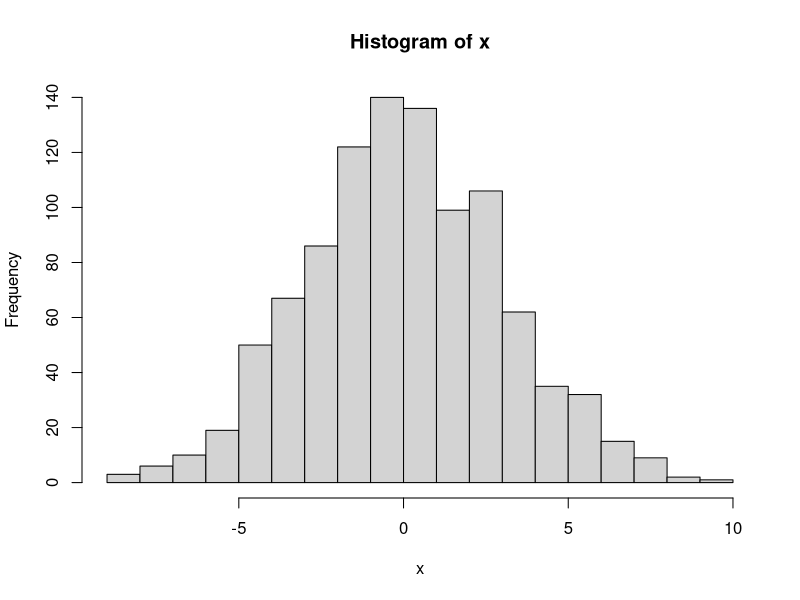
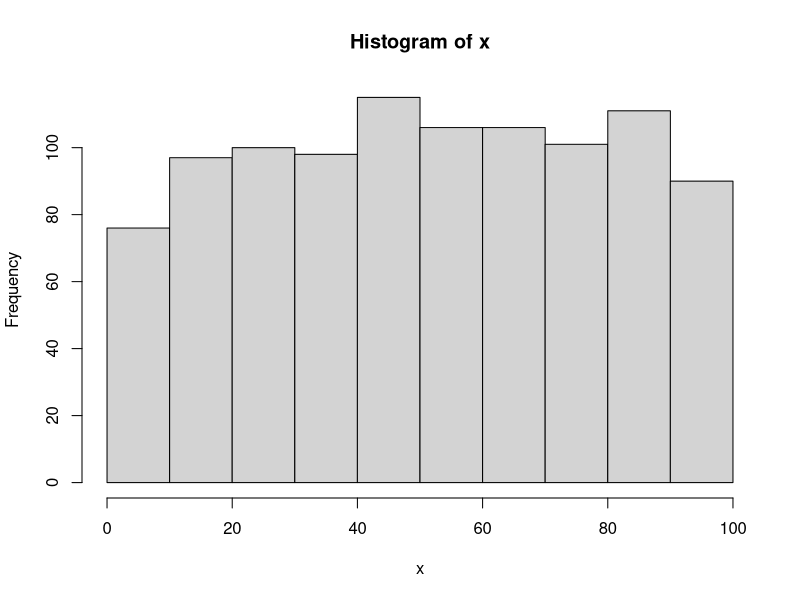
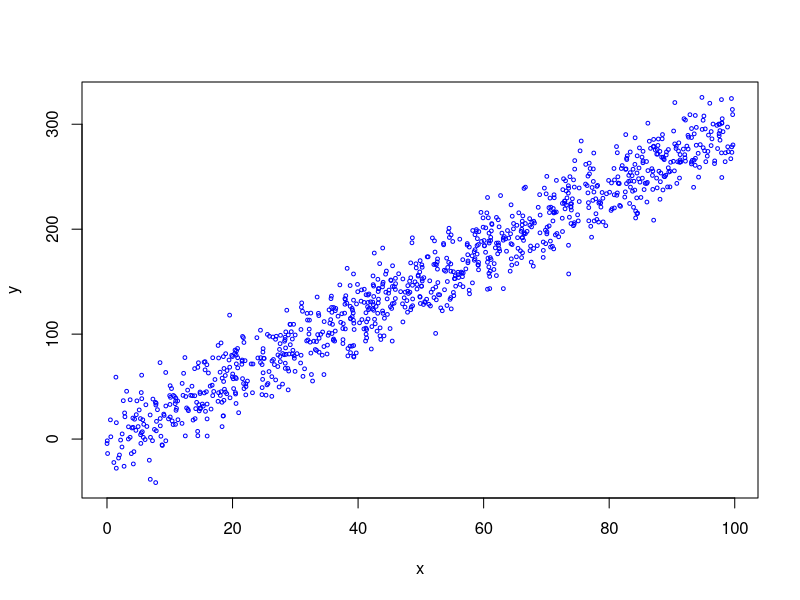

Here is the R script that generated these plots, in order:
##this script creates data and a few plots

x <- rnorm(n = 1000, mean=0, sd=3)
hist(x, nclass=20)

###
m <- 3
b <- -2
esp <- rnorm(1000,mean=0,sd=20)

x <- runif(1000, 0,100)
hist(x)
y <- m*x+b+esp
plot(x,y, cex=.5, col="blue")

#####
